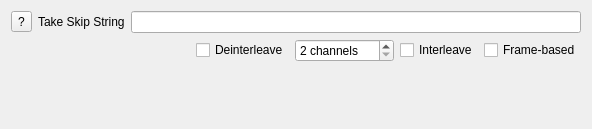
<?xml version="1.0" encoding="UTF-8"?>
<ui version="4.0">
 <class>TakeSkipEditor</class>
 <widget class="QWidget" name="TakeSkipEditor">
  <property name="geometry">
   <rect>
    <x>0</x>
    <y>0</y>
    <width>592</width>
    <height>129</height>
   </rect>
  </property>
  <property name="windowTitle">
   <string>Form</string>
  </property>
  <property name="autoFillBackground">
   <bool>true</bool>
  </property>
  <layout class="QVBoxLayout" name="verticalLayout">
   <item>
    <layout class="QHBoxLayout" name="horizontalLayout">
     <item>
      <widget class="QToolButton" name="btnInfo">
       <property name="toolTip">
        <string extracomment="HELLO"/>
       </property>
       <property name="toolTipDuration">
        <number>-1</number>
       </property>
       <property name="accessibleDescription">
        <string extracomment="Description"/>
       </property>
       <property name="text">
        <string notr="true">?</string>
       </property>
      </widget>
     </item>
     <item>
      <widget class="QLabel" name="lb_takeSkip">
       <property name="text">
        <string>Take Skip String</string>
       </property>
       <property name="buddy">
        <cstring>le_takeSkip</cstring>
       </property>
      </widget>
     </item>
     <item>
      <widget class="QLineEdit" name="le_takeSkip">
       <property name="styleSheet">
        <string notr="true">font: 11pt &quot;Roboto Mono&quot;;</string>
       </property>
      </widget>
     </item>
    </layout>
   </item>
   <item>
    <layout class="QHBoxLayout" name="horizontalLayout_2">
     <item>
      <spacer name="horizontalSpacer">
       <property name="orientation">
        <enum>Qt::Horizontal</enum>
       </property>
       <property name="sizeHint" stdset="0">
        <size>
         <width>40</width>
         <height>20</height>
        </size>
       </property>
      </spacer>
     </item>
     <item>
      <widget class="QCheckBox" name="cb_deinterleaved">
       <property name="text">
        <string>Deinterleave</string>
       </property>
      </widget>
     </item>
     <item>
      <widget class="QSpinBox" name="sb_deinterleave">
       <property name="suffix">
        <string> channels</string>
       </property>
       <property name="minimum">
        <number>2</number>
       </property>
       <property name="maximum">
        <number>100</number>
       </property>
      </widget>
     </item>
     <item>
      <widget class="QCheckBox" name="cb_interleaved">
       <property name="text">
        <string>Interleave</string>
       </property>
      </widget>
     </item>
     <item>
      <widget class="QCheckBox" name="cb_frameBased">
       <property name="text">
        <string>Frame-based</string>
       </property>
      </widget>
     </item>
    </layout>
   </item>
   <item>
    <spacer name="verticalSpacer">
     <property name="orientation">
      <enum>Qt::Vertical</enum>
     </property>
     <property name="sizeHint" stdset="0">
      <size>
       <width>20</width>
       <height>40</height>
      </size>
     </property>
    </spacer>
   </item>
  </layout>
 </widget>
 <resources/>
 <connections/>
</ui>
